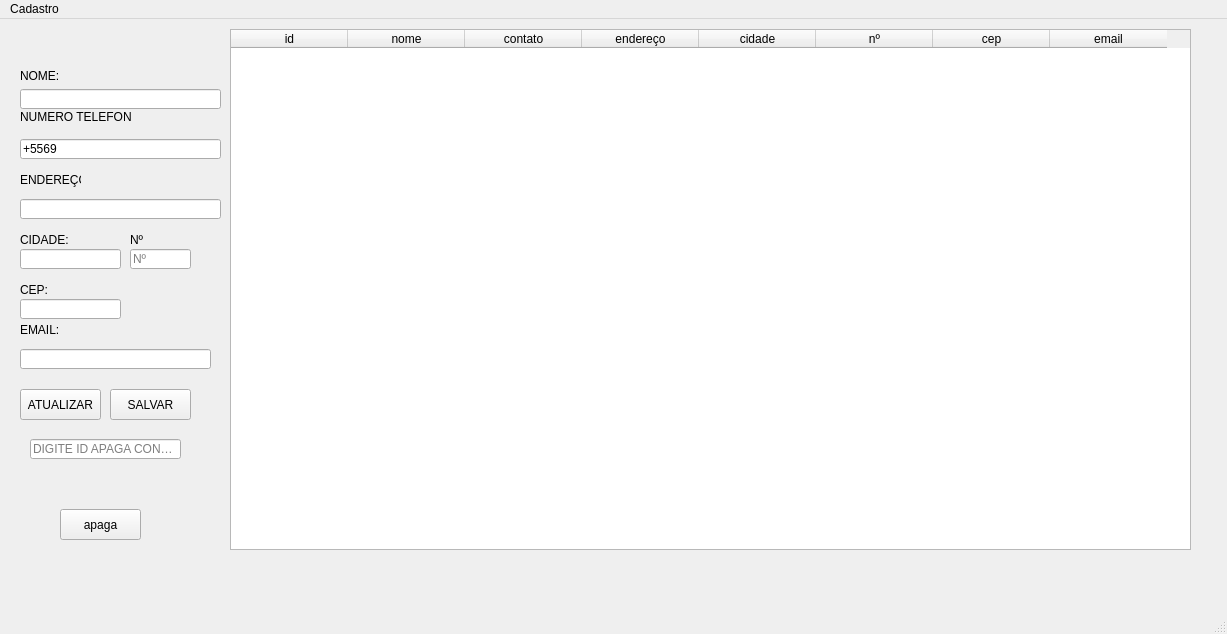
<?xml version="1.0" encoding="UTF-8"?>
<ui version="4.0">
 <class>MainWindow</class>
 <widget class="QMainWindow" name="MainWindow">
  <property name="geometry">
   <rect>
    <x>0</x>
    <y>0</y>
    <width>1227</width>
    <height>634</height>
   </rect>
  </property>
  <property name="windowTitle">
   <string>MainWindow</string>
  </property>
  <widget class="QWidget" name="centralwidget">
   <widget class="QStackedWidget" name="stackedWidget">
    <property name="geometry">
     <rect>
      <x>10</x>
      <y>0</y>
      <width>1201</width>
      <height>551</height>
     </rect>
    </property>
    <property name="currentIndex">
     <number>0</number>
    </property>
    <widget class="QWidget" name="cadastro">
     <widget class="QTableWidget" name="tableWidget">
      <property name="geometry">
       <rect>
        <x>220</x>
        <y>10</y>
        <width>961</width>
        <height>521</height>
       </rect>
      </property>
      <property name="lineWidth">
       <number>4</number>
      </property>
      <attribute name="horizontalHeaderDefaultSectionSize">
       <number>117</number>
      </attribute>
      <attribute name="horizontalHeaderMinimumSectionSize">
       <number>45</number>
      </attribute>
      <column>
       <property name="text">
        <string notr="true">id</string>
       </property>
      </column>
      <column>
       <property name="text">
        <string>nome</string>
       </property>
      </column>
      <column>
       <property name="text">
        <string>contato</string>
       </property>
      </column>
      <column>
       <property name="text">
        <string>endereço</string>
       </property>
      </column>
      <column>
       <property name="text">
        <string>cidade</string>
       </property>
      </column>
      <column>
       <property name="text">
        <string>nº</string>
       </property>
      </column>
      <column>
       <property name="text">
        <string>cep</string>
       </property>
      </column>
      <column>
       <property name="text">
        <string>email</string>
       </property>
      </column>
     </widget>
     <widget class="QLabel" name="label_2">
      <property name="geometry">
       <rect>
        <x>10</x>
        <y>50</y>
        <width>47</width>
        <height>13</height>
       </rect>
      </property>
      <property name="text">
       <string>NOME:</string>
      </property>
     </widget>
     <widget class="QPushButton" name="pushButton_2">
      <property name="geometry">
       <rect>
        <x>10</x>
        <y>370</y>
        <width>81</width>
        <height>31</height>
       </rect>
      </property>
      <property name="text">
       <string>ATUALIZAR</string>
      </property>
     </widget>
     <widget class="QPushButton" name="pushButton_3">
      <property name="geometry">
       <rect>
        <x>50</x>
        <y>490</y>
        <width>81</width>
        <height>31</height>
       </rect>
      </property>
      <property name="text">
       <string>apaga</string>
      </property>
     </widget>
     <widget class="QPushButton" name="pushButton">
      <property name="geometry">
       <rect>
        <x>100</x>
        <y>370</y>
        <width>81</width>
        <height>31</height>
       </rect>
      </property>
      <property name="text">
       <string>SALVAR</string>
      </property>
     </widget>
     <widget class="QLineEdit" name="lineEdit_3">
      <property name="geometry">
       <rect>
        <x>20</x>
        <y>420</y>
        <width>151</width>
        <height>20</height>
       </rect>
      </property>
      <property name="frame">
       <bool>true</bool>
      </property>
      <property name="placeholderText">
       <string>DIGITE ID APAGA CONTATO</string>
      </property>
     </widget>
     <widget class="QLabel" name="label">
      <property name="geometry">
       <rect>
        <x>10</x>
        <y>90</y>
        <width>111</width>
        <height>16</height>
       </rect>
      </property>
      <property name="text">
       <string>NUMERO TELEFONE:</string>
      </property>
     </widget>
     <widget class="QLineEdit" name="lineEdit">
      <property name="geometry">
       <rect>
        <x>10</x>
        <y>70</y>
        <width>201</width>
        <height>20</height>
       </rect>
      </property>
      <property name="frame">
       <bool>true</bool>
      </property>
     </widget>
     <widget class="QLineEdit" name="lineEdit_2">
      <property name="geometry">
       <rect>
        <x>10</x>
        <y>120</y>
        <width>201</width>
        <height>20</height>
       </rect>
      </property>
      <property name="text">
       <string>+5569</string>
      </property>
      <property name="maxLength">
       <number>13</number>
      </property>
      <property name="frame">
       <bool>true</bool>
      </property>
      <property name="dragEnabled">
       <bool>true</bool>
      </property>
      <property name="readOnly">
       <bool>false</bool>
      </property>
      <property name="placeholderText">
       <string>+5569</string>
      </property>
      <property name="cursorMoveStyle">
       <enum>Qt::VisualMoveStyle</enum>
      </property>
      <property name="clearButtonEnabled">
       <bool>false</bool>
      </property>
     </widget>
     <widget class="QLineEdit" name="lineEdit_end">
      <property name="geometry">
       <rect>
        <x>10</x>
        <y>180</y>
        <width>201</width>
        <height>20</height>
       </rect>
      </property>
      <property name="frame">
       <bool>true</bool>
      </property>
     </widget>
     <widget class="QLabel" name="label_3">
      <property name="geometry">
       <rect>
        <x>10</x>
        <y>150</y>
        <width>61</width>
        <height>21</height>
       </rect>
      </property>
      <property name="text">
       <string>ENDEREÇO:</string>
      </property>
     </widget>
     <widget class="QLineEdit" name="lineEdit_cidade">
      <property name="geometry">
       <rect>
        <x>10</x>
        <y>230</y>
        <width>101</width>
        <height>20</height>
       </rect>
      </property>
      <property name="maxLength">
       <number>20</number>
      </property>
      <property name="frame">
       <bool>true</bool>
      </property>
     </widget>
     <widget class="QLabel" name="label_cidade">
      <property name="geometry">
       <rect>
        <x>10</x>
        <y>210</y>
        <width>61</width>
        <height>21</height>
       </rect>
      </property>
      <property name="text">
       <string>CIDADE:</string>
      </property>
     </widget>
     <widget class="QLineEdit" name="lineEdit_cep">
      <property name="geometry">
       <rect>
        <x>10</x>
        <y>280</y>
        <width>101</width>
        <height>20</height>
       </rect>
      </property>
      <property name="maxLength">
       <number>9</number>
      </property>
      <property name="frame">
       <bool>true</bool>
      </property>
     </widget>
     <widget class="QLabel" name="label_cep">
      <property name="geometry">
       <rect>
        <x>10</x>
        <y>260</y>
        <width>61</width>
        <height>21</height>
       </rect>
      </property>
      <property name="text">
       <string>CEP:</string>
      </property>
     </widget>
     <widget class="QLineEdit" name="lineEdit_email">
      <property name="geometry">
       <rect>
        <x>10</x>
        <y>330</y>
        <width>191</width>
        <height>20</height>
       </rect>
      </property>
      <property name="frame">
       <bool>true</bool>
      </property>
     </widget>
     <widget class="QLabel" name="label_EMAIl">
      <property name="geometry">
       <rect>
        <x>10</x>
        <y>300</y>
        <width>71</width>
        <height>21</height>
       </rect>
      </property>
      <property name="text">
       <string>EMAIL:</string>
      </property>
     </widget>
     <widget class="QLineEdit" name="lineEdit_num">
      <property name="geometry">
       <rect>
        <x>120</x>
        <y>230</y>
        <width>61</width>
        <height>20</height>
       </rect>
      </property>
      <property name="maxLength">
       <number>20</number>
      </property>
      <property name="frame">
       <bool>true</bool>
      </property>
      <property name="placeholderText">
       <string>Nº</string>
      </property>
     </widget>
     <widget class="QLabel" name="label_N">
      <property name="geometry">
       <rect>
        <x>120</x>
        <y>210</y>
        <width>41</width>
        <height>21</height>
       </rect>
      </property>
      <property name="text">
       <string>Nº</string>
      </property>
     </widget>
    </widget>
    <widget class="QWidget" name="envio_mensage">
     <widget class="QLineEdit" name="n22">
      <property name="geometry">
       <rect>
        <x>30</x>
        <y>20</y>
        <width>201</width>
        <height>31</height>
       </rect>
      </property>
      <property name="tabletTracking">
       <bool>true</bool>
      </property>
      <property name="focusPolicy">
       <enum>Qt::WheelFocus</enum>
      </property>
      <property name="contextMenuPolicy">
       <enum>Qt::CustomContextMenu</enum>
      </property>
      <property name="text">
       <string/>
      </property>
      <property name="maxLength">
       <number>13</number>
      </property>
      <property name="frame">
       <bool>false</bool>
      </property>
      <property name="cursorPosition">
       <number>0</number>
      </property>
      <property name="placeholderText">
       <string/>
      </property>
      <property name="cursorMoveStyle">
       <enum>Qt::VisualMoveStyle</enum>
      </property>
     </widget>
     <widget class="QLineEdit" name="n1">
      <property name="geometry">
       <rect>
        <x>30</x>
        <y>70</y>
        <width>201</width>
        <height>31</height>
       </rect>
      </property>
      <property name="tabletTracking">
       <bool>true</bool>
      </property>
      <property name="focusPolicy">
       <enum>Qt::WheelFocus</enum>
      </property>
      <property name="contextMenuPolicy">
       <enum>Qt::CustomContextMenu</enum>
      </property>
      <property name="text">
       <string/>
      </property>
      <property name="maxLength">
       <number>13</number>
      </property>
      <property name="frame">
       <bool>false</bool>
      </property>
      <property name="cursorPosition">
       <number>0</number>
      </property>
      <property name="placeholderText">
       <string/>
      </property>
      <property name="cursorMoveStyle">
       <enum>Qt::VisualMoveStyle</enum>
      </property>
     </widget>
     <widget class="QLineEdit" name="n3">
      <property name="geometry">
       <rect>
        <x>30</x>
        <y>120</y>
        <width>201</width>
        <height>31</height>
       </rect>
      </property>
      <property name="tabletTracking">
       <bool>true</bool>
      </property>
      <property name="focusPolicy">
       <enum>Qt::WheelFocus</enum>
      </property>
      <property name="contextMenuPolicy">
       <enum>Qt::CustomContextMenu</enum>
      </property>
      <property name="text">
       <string/>
      </property>
      <property name="maxLength">
       <number>13</number>
      </property>
      <property name="frame">
       <bool>false</bool>
      </property>
      <property name="cursorPosition">
       <number>0</number>
      </property>
      <property name="placeholderText">
       <string/>
      </property>
      <property name="cursorMoveStyle">
       <enum>Qt::VisualMoveStyle</enum>
      </property>
     </widget>
     <widget class="QLineEdit" name="n4">
      <property name="geometry">
       <rect>
        <x>30</x>
        <y>160</y>
        <width>201</width>
        <height>31</height>
       </rect>
      </property>
      <property name="tabletTracking">
       <bool>true</bool>
      </property>
      <property name="focusPolicy">
       <enum>Qt::WheelFocus</enum>
      </property>
      <property name="contextMenuPolicy">
       <enum>Qt::CustomContextMenu</enum>
      </property>
      <property name="text">
       <string/>
      </property>
      <property name="maxLength">
       <number>13</number>
      </property>
      <property name="frame">
       <bool>false</bool>
      </property>
      <property name="cursorPosition">
       <number>0</number>
      </property>
      <property name="placeholderText">
       <string/>
      </property>
      <property name="cursorMoveStyle">
       <enum>Qt::VisualMoveStyle</enum>
      </property>
     </widget>
     <widget class="QLineEdit" name="n5">
      <property name="geometry">
       <rect>
        <x>30</x>
        <y>210</y>
        <width>201</width>
        <height>31</height>
       </rect>
      </property>
      <property name="tabletTracking">
       <bool>true</bool>
      </property>
      <property name="focusPolicy">
       <enum>Qt::WheelFocus</enum>
      </property>
      <property name="contextMenuPolicy">
       <enum>Qt::CustomContextMenu</enum>
      </property>
      <property name="text">
       <string/>
      </property>
      <property name="maxLength">
       <number>13</number>
      </property>
      <property name="frame">
       <bool>false</bool>
      </property>
      <property name="cursorPosition">
       <number>0</number>
      </property>
      <property name="placeholderText">
       <string/>
      </property>
      <property name="cursorMoveStyle">
       <enum>Qt::VisualMoveStyle</enum>
      </property>
     </widget>
     <widget class="QLineEdit" name="n6">
      <property name="geometry">
       <rect>
        <x>30</x>
        <y>270</y>
        <width>201</width>
        <height>31</height>
       </rect>
      </property>
      <property name="tabletTracking">
       <bool>true</bool>
      </property>
      <property name="focusPolicy">
       <enum>Qt::WheelFocus</enum>
      </property>
      <property name="contextMenuPolicy">
       <enum>Qt::CustomContextMenu</enum>
      </property>
      <property name="text">
       <string/>
      </property>
      <property name="maxLength">
       <number>13</number>
      </property>
      <property name="frame">
       <bool>false</bool>
      </property>
      <property name="cursorPosition">
       <number>0</number>
      </property>
      <property name="placeholderText">
       <string/>
      </property>
      <property name="cursorMoveStyle">
       <enum>Qt::VisualMoveStyle</enum>
      </property>
     </widget>
     <widget class="QLineEdit" name="n7">
      <property name="geometry">
       <rect>
        <x>30</x>
        <y>330</y>
        <width>201</width>
        <height>31</height>
       </rect>
      </property>
      <property name="tabletTracking">
       <bool>true</bool>
      </property>
      <property name="focusPolicy">
       <enum>Qt::WheelFocus</enum>
      </property>
      <property name="contextMenuPolicy">
       <enum>Qt::CustomContextMenu</enum>
      </property>
      <property name="text">
       <string/>
      </property>
      <property name="maxLength">
       <number>13</number>
      </property>
      <property name="frame">
       <bool>false</bool>
      </property>
      <property name="cursorPosition">
       <number>0</number>
      </property>
      <property name="placeholderText">
       <string/>
      </property>
      <property name="cursorMoveStyle">
       <enum>Qt::VisualMoveStyle</enum>
      </property>
     </widget>
     <widget class="QLineEdit" name="n8">
      <property name="geometry">
       <rect>
        <x>30</x>
        <y>380</y>
        <width>201</width>
        <height>31</height>
       </rect>
      </property>
      <property name="tabletTracking">
       <bool>true</bool>
      </property>
      <property name="focusPolicy">
       <enum>Qt::WheelFocus</enum>
      </property>
      <property name="contextMenuPolicy">
       <enum>Qt::CustomContextMenu</enum>
      </property>
      <property name="text">
       <string/>
      </property>
      <property name="maxLength">
       <number>13</number>
      </property>
      <property name="frame">
       <bool>false</bool>
      </property>
      <property name="cursorPosition">
       <number>0</number>
      </property>
      <property name="placeholderText">
       <string/>
      </property>
      <property name="cursorMoveStyle">
       <enum>Qt::VisualMoveStyle</enum>
      </property>
     </widget>
     <widget class="QLineEdit" name="texto">
      <property name="geometry">
       <rect>
        <x>400</x>
        <y>100</y>
        <width>411</width>
        <height>171</height>
       </rect>
      </property>
      <property name="focusPolicy">
       <enum>Qt::WheelFocus</enum>
      </property>
      <property name="contextMenuPolicy">
       <enum>Qt::ActionsContextMenu</enum>
      </property>
      <property name="layoutDirection">
       <enum>Qt::RightToLeft</enum>
      </property>
      <property name="echoMode">
       <enum>QLineEdit::Normal</enum>
      </property>
      <property name="placeholderText">
       <string>DIGITE TEXTO</string>
      </property>
      <property name="cursorMoveStyle">
       <enum>Qt::VisualMoveStyle</enum>
      </property>
     </widget>
     <widget class="QPushButton" name="pushButton_4">
      <property name="geometry">
       <rect>
        <x>30</x>
        <y>430</y>
        <width>181</width>
        <height>31</height>
       </rect>
      </property>
      <property name="text">
       <string>envia</string>
      </property>
     </widget>
    </widget>
   </widget>
  </widget>
  <widget class="QStatusBar" name="statusbar"/>
  <widget class="QMenuBar" name="menuBar">
   <property name="geometry">
    <rect>
     <x>0</x>
     <y>0</y>
     <width>1227</width>
     <height>21</height>
    </rect>
   </property>
   <widget class="QMenu" name="menuCadastrp">
    <property name="title">
     <string>Cadastro</string>
    </property>
    <addaction name="actionCadastro"/>
    <addaction name="actionMensagem"/>
    <addaction name="actionATUALIZAR_DADOS"/>
   </widget>
   <addaction name="menuCadastrp"/>
  </widget>
  <action name="actionTELA_MESSAGEM">
   <property name="text">
    <string>TELA MESSAGEM</string>
   </property>
  </action>
  <action name="actionCADASTRO">
   <property name="text">
    <string>CADASTRO</string>
   </property>
  </action>
  <action name="actionCadastro">
   <property name="text">
    <string>Cadastro</string>
   </property>
  </action>
  <action name="actionMensagem">
   <property name="text">
    <string>Mensagem</string>
   </property>
  </action>
  <action name="actionATUALIZAR_DADOS">
   <property name="text">
    <string>Atualizar dados</string>
   </property>
  </action>
 </widget>
 <resources/>
 <connections/>
</ui>
